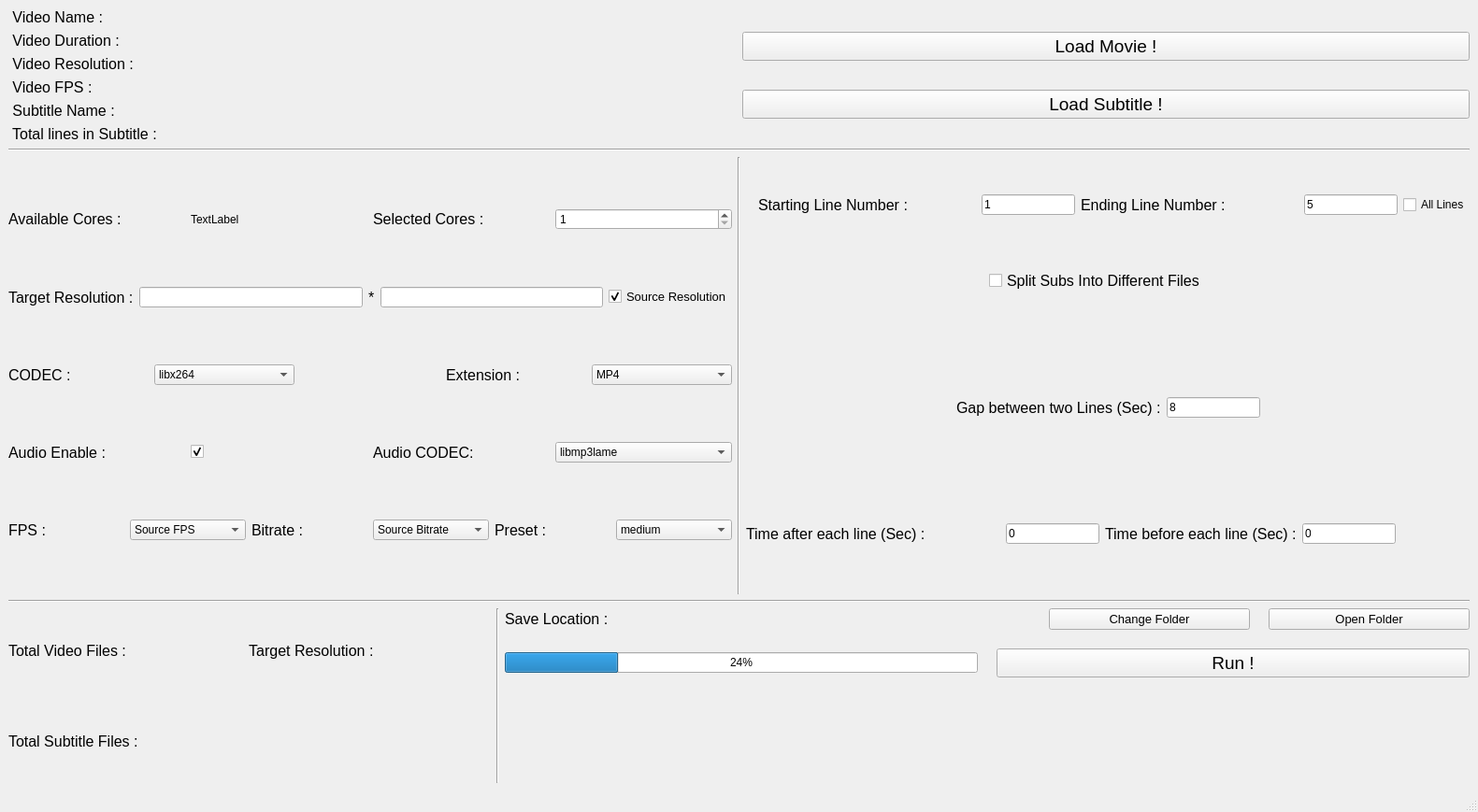
<?xml version="1.0" encoding="UTF-8"?>
<ui version="4.0">
 <class>MainWindow</class>
 <widget class="QMainWindow" name="MainWindow">
  <property name="geometry">
   <rect>
    <x>0</x>
    <y>0</y>
    <width>1581</width>
    <height>869</height>
   </rect>
  </property>
  <property name="windowTitle">
   <string>MainWindow</string>
  </property>
  <property name="styleSheet">
   <string notr="true"/>
  </property>
  <widget class="QWidget" name="centralwidget">
   <property name="autoFillBackground">
    <bool>true</bool>
   </property>
   <property name="styleSheet">
    <string notr="true"/>
   </property>
   <layout class="QGridLayout" name="gridLayout" rowstretch="1,1,5,2,2" rowminimumheight="0,0,0,0,0">
    <item row="2" column="0">
     <layout class="QHBoxLayout" name="horizontalLayout_2" stretch="1,1,1">
      <item>
       <layout class="QVBoxLayout" name="verticalLayout" stretch="0,0,0,0,0">
        <item>
         <layout class="QHBoxLayout" name="horizontalLayout_22">
          <item>
           <widget class="QLabel" name="label_21">
            <property name="font">
             <font>
              <pointsize>12</pointsize>
             </font>
            </property>
            <property name="text">
             <string>Available Cores : </string>
            </property>
           </widget>
          </item>
          <item>
           <widget class="QLabel" name="label_cores">
            <property name="font">
             <font>
              <pointsize>9</pointsize>
             </font>
            </property>
            <property name="text">
             <string>TextLabel</string>
            </property>
           </widget>
          </item>
          <item>
           <widget class="QLabel" name="label_23">
            <property name="font">
             <font>
              <pointsize>12</pointsize>
             </font>
            </property>
            <property name="text">
             <string>Selected Cores :</string>
            </property>
           </widget>
          </item>
          <item>
           <widget class="QSpinBox" name="spin_cores">
            <property name="minimum">
             <number>1</number>
            </property>
           </widget>
          </item>
         </layout>
        </item>
        <item>
         <layout class="QHBoxLayout" name="horizontalLayout_21">
          <item>
           <widget class="QLabel" name="label_24">
            <property name="font">
             <font>
              <pointsize>12</pointsize>
             </font>
            </property>
            <property name="text">
             <string>Target Resolution :</string>
            </property>
           </widget>
          </item>
          <item>
           <widget class="QLineEdit" name="line_width"/>
          </item>
          <item>
           <widget class="QLabel" name="label_cores_2">
            <property name="font">
             <font>
              <pointsize>12</pointsize>
             </font>
            </property>
            <property name="text">
             <string>*</string>
            </property>
           </widget>
          </item>
          <item>
           <widget class="QLineEdit" name="line_height"/>
          </item>
          <item>
           <widget class="QCheckBox" name="check_source_res">
            <property name="font">
             <font>
              <pointsize>10</pointsize>
             </font>
            </property>
            <property name="text">
             <string>Source Resolution</string>
            </property>
            <property name="checked">
             <bool>true</bool>
            </property>
            <property name="autoRepeat">
             <bool>false</bool>
            </property>
           </widget>
          </item>
         </layout>
        </item>
        <item>
         <layout class="QHBoxLayout" name="horizontalLayout_20" stretch="0,0,0,0,0">
          <item>
           <widget class="QLabel" name="label_25">
            <property name="font">
             <font>
              <pointsize>12</pointsize>
             </font>
            </property>
            <property name="text">
             <string>CODEC : </string>
            </property>
           </widget>
          </item>
          <item>
           <widget class="QComboBox" name="combo_codec">
            <item>
             <property name="text">
              <string>libx264</string>
             </property>
            </item>
            <item>
             <property name="text">
              <string>libx265</string>
             </property>
            </item>
            <item>
             <property name="text">
              <string>mpeg4</string>
             </property>
            </item>
           </widget>
          </item>
          <item>
           <widget class="QLabel" name="label_9">
            <property name="text">
             <string/>
            </property>
           </widget>
          </item>
          <item>
           <widget class="QLabel" name="label_39">
            <property name="font">
             <font>
              <pointsize>12</pointsize>
             </font>
            </property>
            <property name="text">
             <string>Extension :</string>
            </property>
           </widget>
          </item>
          <item>
           <widget class="QComboBox" name="combo_extension">
            <item>
             <property name="text">
              <string>MP4</string>
             </property>
            </item>
            <item>
             <property name="text">
              <string>MKV</string>
             </property>
            </item>
            <item>
             <property name="text">
              <string>WMV</string>
             </property>
            </item>
            <item>
             <property name="text">
              <string>AVI</string>
             </property>
            </item>
           </widget>
          </item>
         </layout>
        </item>
        <item>
         <layout class="QHBoxLayout" name="horizontalLayout_19" stretch="0,0,0,0">
          <item>
           <widget class="QLabel" name="label_27">
            <property name="font">
             <font>
              <pointsize>12</pointsize>
             </font>
            </property>
            <property name="text">
             <string>Audio Enable : </string>
            </property>
           </widget>
          </item>
          <item>
           <widget class="QCheckBox" name="check_audio">
            <property name="text">
             <string/>
            </property>
            <property name="checked">
             <bool>true</bool>
            </property>
           </widget>
          </item>
          <item>
           <widget class="QLabel" name="label_31">
            <property name="font">
             <font>
              <pointsize>12</pointsize>
             </font>
            </property>
            <property name="text">
             <string>Audio CODEC:</string>
            </property>
           </widget>
          </item>
          <item>
           <widget class="QComboBox" name="combo_codec_audio">
            <item>
             <property name="text">
              <string>libmp3lame</string>
             </property>
            </item>
            <item>
             <property name="text">
              <string>libvorbis</string>
             </property>
            </item>
           </widget>
          </item>
         </layout>
        </item>
        <item>
         <layout class="QHBoxLayout" name="horizontalLayout_18">
          <item>
           <widget class="QLabel" name="label_28">
            <property name="font">
             <font>
              <pointsize>12</pointsize>
             </font>
            </property>
            <property name="text">
             <string>FPS : </string>
            </property>
           </widget>
          </item>
          <item>
           <widget class="QComboBox" name="combo_fps">
            <item>
             <property name="text">
              <string>Source FPS</string>
             </property>
            </item>
            <item>
             <property name="text">
              <string>23.98</string>
             </property>
            </item>
            <item>
             <property name="text">
              <string>24</string>
             </property>
            </item>
            <item>
             <property name="text">
              <string>30</string>
             </property>
            </item>
            <item>
             <property name="text">
              <string>60</string>
             </property>
            </item>
           </widget>
          </item>
          <item>
           <widget class="QLabel" name="label_29">
            <property name="font">
             <font>
              <pointsize>12</pointsize>
             </font>
            </property>
            <property name="text">
             <string>Bitrate :</string>
            </property>
           </widget>
          </item>
          <item>
           <widget class="QComboBox" name="combo_bitrate">
            <item>
             <property name="text">
              <string>Source Bitrate</string>
             </property>
            </item>
            <item>
             <property name="text">
              <string>100k</string>
             </property>
            </item>
            <item>
             <property name="text">
              <string>500k</string>
             </property>
            </item>
            <item>
             <property name="text">
              <string>1000k</string>
             </property>
            </item>
            <item>
             <property name="text">
              <string>2000k</string>
             </property>
            </item>
            <item>
             <property name="text">
              <string>3000k</string>
             </property>
            </item>
            <item>
             <property name="text">
              <string>6000k</string>
             </property>
            </item>
            <item>
             <property name="text">
              <string>7000k</string>
             </property>
            </item>
            <item>
             <property name="text">
              <string>8000k</string>
             </property>
            </item>
            <item>
             <property name="text">
              <string>9000k</string>
             </property>
            </item>
            <item>
             <property name="text">
              <string>10000k</string>
             </property>
            </item>
           </widget>
          </item>
          <item>
           <widget class="QLabel" name="label_26">
            <property name="font">
             <font>
              <pointsize>12</pointsize>
             </font>
            </property>
            <property name="text">
             <string>Preset : </string>
            </property>
           </widget>
          </item>
          <item>
           <widget class="QComboBox" name="combo_preset">
            <property name="currentIndex">
             <number>5</number>
            </property>
            <item>
             <property name="text">
              <string>ultrafast</string>
             </property>
            </item>
            <item>
             <property name="text">
              <string>superfast</string>
             </property>
            </item>
            <item>
             <property name="text">
              <string>veryfast</string>
             </property>
            </item>
            <item>
             <property name="text">
              <string>faster</string>
             </property>
            </item>
            <item>
             <property name="text">
              <string>fast</string>
             </property>
            </item>
            <item>
             <property name="text">
              <string>medium</string>
             </property>
            </item>
            <item>
             <property name="text">
              <string>slow</string>
             </property>
            </item>
            <item>
             <property name="text">
              <string>slower</string>
             </property>
            </item>
            <item>
             <property name="text">
              <string>veryslow</string>
             </property>
            </item>
           </widget>
          </item>
         </layout>
        </item>
       </layout>
      </item>
      <item>
       <widget class="Line" name="line_3">
        <property name="orientation">
         <enum>Qt::Vertical</enum>
        </property>
       </widget>
      </item>
      <item>
       <layout class="QVBoxLayout" name="verticalLayout_2">
        <item>
         <layout class="QHBoxLayout" name="horizontalLayout_7" stretch="0,3,3,3,3,0">
          <property name="topMargin">
           <number>40</number>
          </property>
          <item>
           <widget class="QLabel" name="label_33">
            <property name="text">
             <string/>
            </property>
           </widget>
          </item>
          <item>
           <widget class="QLabel" name="label_13">
            <property name="font">
             <font>
              <pointsize>12</pointsize>
             </font>
            </property>
            <property name="text">
             <string>Starting Line Number :</string>
            </property>
           </widget>
          </item>
          <item>
           <widget class="QLineEdit" name="line_start">
            <property name="maximumSize">
             <size>
              <width>100</width>
              <height>16777215</height>
             </size>
            </property>
            <property name="inputMask">
             <string/>
            </property>
            <property name="text">
             <string>1</string>
            </property>
            <property name="placeholderText">
             <string>Starting number from 1</string>
            </property>
           </widget>
          </item>
          <item>
           <widget class="QLabel" name="label_14">
            <property name="font">
             <font>
              <pointsize>12</pointsize>
             </font>
            </property>
            <property name="text">
             <string>Ending Line Number :</string>
            </property>
           </widget>
          </item>
          <item>
           <widget class="QLineEdit" name="line_end">
            <property name="maximumSize">
             <size>
              <width>100</width>
              <height>16777215</height>
             </size>
            </property>
            <property name="text">
             <string>5</string>
            </property>
           </widget>
          </item>
          <item>
           <widget class="QCheckBox" name="check_all_lines">
            <property name="text">
             <string>All Lines</string>
            </property>
           </widget>
          </item>
         </layout>
        </item>
        <item>
         <layout class="QHBoxLayout" name="horizontalLayout_3">
          <item>
           <widget class="QLabel" name="label_35">
            <property name="text">
             <string/>
            </property>
           </widget>
          </item>
          <item>
           <widget class="QCheckBox" name="check_divide">
            <property name="sizePolicy">
             <sizepolicy hsizetype="Preferred" vsizetype="Preferred">
              <horstretch>0</horstretch>
              <verstretch>0</verstretch>
             </sizepolicy>
            </property>
            <property name="maximumSize">
             <size>
              <width>16777215</width>
              <height>16777215</height>
             </size>
            </property>
            <property name="font">
             <font>
              <pointsize>12</pointsize>
             </font>
            </property>
            <property name="text">
             <string>Split Subs Into Different Files</string>
            </property>
           </widget>
          </item>
          <item>
           <widget class="QLabel" name="label_34">
            <property name="text">
             <string/>
            </property>
           </widget>
          </item>
         </layout>
        </item>
        <item>
         <layout class="QHBoxLayout" name="horizontalLayout_9" stretch="0,0,0,0">
          <item>
           <widget class="QLabel" name="label_12">
            <property name="text">
             <string/>
            </property>
           </widget>
          </item>
          <item>
           <widget class="QLabel" name="label_15">
            <property name="font">
             <font>
              <pointsize>12</pointsize>
             </font>
            </property>
            <property name="text">
             <string>Gap between two Lines (Sec) :</string>
            </property>
           </widget>
          </item>
          <item>
           <widget class="QLineEdit" name="line_gap">
            <property name="maximumSize">
             <size>
              <width>100</width>
              <height>16777215</height>
             </size>
            </property>
            <property name="text">
             <string>8</string>
            </property>
           </widget>
          </item>
          <item>
           <widget class="QLabel" name="label_22">
            <property name="text">
             <string/>
            </property>
           </widget>
          </item>
         </layout>
        </item>
        <item>
         <layout class="QHBoxLayout" name="horizontalLayout_6" stretch="0,1,0,0,0,1">
          <item>
           <widget class="QLabel" name="label_17">
            <property name="font">
             <font>
              <pointsize>12</pointsize>
             </font>
            </property>
            <property name="text">
             <string>Time after each line (Sec) :</string>
            </property>
           </widget>
          </item>
          <item>
           <widget class="QLabel" name="label_7">
            <property name="text">
             <string/>
            </property>
           </widget>
          </item>
          <item>
           <widget class="QLineEdit" name="line_forward">
            <property name="maximumSize">
             <size>
              <width>100</width>
              <height>16777215</height>
             </size>
            </property>
            <property name="text">
             <string>0</string>
            </property>
           </widget>
          </item>
          <item>
           <widget class="QLabel" name="label_16">
            <property name="font">
             <font>
              <pointsize>12</pointsize>
             </font>
            </property>
            <property name="text">
             <string>Time before each line (Sec) :</string>
            </property>
           </widget>
          </item>
          <item>
           <widget class="QLineEdit" name="line_backward">
            <property name="maximumSize">
             <size>
              <width>100</width>
              <height>16777215</height>
             </size>
            </property>
            <property name="text">
             <string>0</string>
            </property>
           </widget>
          </item>
          <item>
           <widget class="QLabel" name="label_8">
            <property name="text">
             <string/>
            </property>
           </widget>
          </item>
         </layout>
        </item>
       </layout>
      </item>
     </layout>
    </item>
    <item row="1" column="0">
     <widget class="Line" name="line_2">
      <property name="orientation">
       <enum>Qt::Horizontal</enum>
      </property>
     </widget>
    </item>
    <item row="0" column="0">
     <layout class="QHBoxLayout" name="horizontalLayout">
      <item>
       <layout class="QVBoxLayout" name="verticalLayout_3">
        <item>
         <layout class="QHBoxLayout" name="horizontalLayout_13">
          <item>
           <widget class="QLabel" name="label_5">
            <property name="font">
             <font>
              <pointsize>12</pointsize>
             </font>
            </property>
            <property name="text">
             <string> Video Name : </string>
            </property>
           </widget>
          </item>
          <item>
           <widget class="QLabel" name="label_video_name">
            <property name="font">
             <font>
              <pointsize>9</pointsize>
             </font>
            </property>
            <property name="text">
             <string/>
            </property>
           </widget>
          </item>
         </layout>
        </item>
        <item>
         <layout class="QHBoxLayout" name="horizontalLayout_12">
          <item>
           <widget class="QLabel" name="label_2">
            <property name="font">
             <font>
              <pointsize>12</pointsize>
             </font>
            </property>
            <property name="text">
             <string> Video Duration :</string>
            </property>
           </widget>
          </item>
          <item>
           <widget class="QLabel" name="label_video_duration">
            <property name="font">
             <font>
              <pointsize>9</pointsize>
             </font>
            </property>
            <property name="text">
             <string/>
            </property>
           </widget>
          </item>
         </layout>
        </item>
        <item>
         <layout class="QHBoxLayout" name="horizontalLayout_11">
          <item>
           <widget class="QLabel" name="label_3">
            <property name="font">
             <font>
              <pointsize>12</pointsize>
             </font>
            </property>
            <property name="text">
             <string> Video Resolution : </string>
            </property>
           </widget>
          </item>
          <item>
           <widget class="QLabel" name="label_video_resolution">
            <property name="font">
             <font>
              <pointsize>9</pointsize>
             </font>
            </property>
            <property name="text">
             <string/>
            </property>
           </widget>
          </item>
         </layout>
        </item>
        <item>
         <layout class="QHBoxLayout" name="horizontalLayout_8">
          <item>
           <widget class="QLabel" name="label_4">
            <property name="font">
             <font>
              <pointsize>12</pointsize>
             </font>
            </property>
            <property name="text">
             <string> Video FPS :</string>
            </property>
           </widget>
          </item>
          <item>
           <widget class="QLabel" name="label_video_fps">
            <property name="font">
             <font>
              <pointsize>9</pointsize>
             </font>
            </property>
            <property name="text">
             <string/>
            </property>
           </widget>
          </item>
         </layout>
        </item>
        <item>
         <layout class="QHBoxLayout" name="horizontalLayout_14">
          <item>
           <widget class="QLabel" name="label">
            <property name="font">
             <font>
              <pointsize>12</pointsize>
             </font>
            </property>
            <property name="text">
             <string> Subtitle Name :</string>
            </property>
           </widget>
          </item>
          <item>
           <widget class="QLabel" name="label_subtitle_name">
            <property name="font">
             <font>
              <pointsize>9</pointsize>
             </font>
            </property>
            <property name="text">
             <string/>
            </property>
           </widget>
          </item>
         </layout>
        </item>
        <item>
         <layout class="QHBoxLayout" name="horizontalLayout_10">
          <item>
           <widget class="QLabel" name="label_11">
            <property name="font">
             <font>
              <pointsize>12</pointsize>
             </font>
            </property>
            <property name="text">
             <string> Total lines in Subtitle :</string>
            </property>
           </widget>
          </item>
          <item>
           <widget class="QLabel" name="label_subtitle_lines">
            <property name="font">
             <font>
              <pointsize>9</pointsize>
             </font>
            </property>
            <property name="text">
             <string/>
            </property>
           </widget>
          </item>
         </layout>
        </item>
       </layout>
      </item>
      <item>
       <layout class="QVBoxLayout" name="verticalLayout_4">
        <item>
         <widget class="QPushButton" name="btn_load_movie">
          <property name="font">
           <font>
            <pointsize>14</pointsize>
           </font>
          </property>
          <property name="text">
           <string>Load Movie !</string>
          </property>
         </widget>
        </item>
        <item>
         <widget class="QPushButton" name="btn_load_subtitle">
          <property name="font">
           <font>
            <pointsize>14</pointsize>
           </font>
          </property>
          <property name="text">
           <string>Load Subtitle !</string>
          </property>
         </widget>
        </item>
       </layout>
      </item>
     </layout>
    </item>
    <item row="4" column="0">
     <layout class="QHBoxLayout" name="horizontalLayout_23" stretch="2,0,4">
      <item>
       <layout class="QVBoxLayout" name="verticalLayout_7">
        <item>
         <layout class="QHBoxLayout" name="horizontalLayout_24">
          <item>
           <widget class="QLabel" name="label_19">
            <property name="font">
             <font>
              <pointsize>12</pointsize>
             </font>
            </property>
            <property name="text">
             <string>Total Video Files :</string>
            </property>
           </widget>
          </item>
          <item>
           <widget class="QLabel" name="label_total_video">
            <property name="font">
             <font>
              <pointsize>10</pointsize>
             </font>
            </property>
            <property name="text">
             <string/>
            </property>
           </widget>
          </item>
          <item>
           <widget class="QLabel" name="label_32">
            <property name="font">
             <font>
              <pointsize>12</pointsize>
             </font>
            </property>
            <property name="text">
             <string> Target Resolution : </string>
            </property>
           </widget>
          </item>
          <item>
           <widget class="QLabel" name="label_target_res">
            <property name="font">
             <font>
              <pointsize>10</pointsize>
             </font>
            </property>
            <property name="text">
             <string/>
            </property>
           </widget>
          </item>
         </layout>
        </item>
        <item>
         <layout class="QHBoxLayout" name="horizontalLayout_25">
          <item>
           <widget class="QLabel" name="label_30">
            <property name="font">
             <font>
              <pointsize>12</pointsize>
             </font>
            </property>
            <property name="text">
             <string>Total Subtitle Files :</string>
            </property>
           </widget>
          </item>
          <item>
           <widget class="QLabel" name="label_total_subs">
            <property name="font">
             <font>
              <pointsize>10</pointsize>
             </font>
            </property>
            <property name="text">
             <string/>
            </property>
           </widget>
          </item>
         </layout>
        </item>
       </layout>
      </item>
      <item>
       <widget class="Line" name="line_4">
        <property name="orientation">
         <enum>Qt::Vertical</enum>
        </property>
       </widget>
      </item>
      <item>
       <layout class="QVBoxLayout" name="verticalLayout_6" stretch="0,4,1">
        <property name="spacing">
         <number>20</number>
        </property>
        <item>
         <layout class="QHBoxLayout" name="horizontalLayout_28" stretch="0,2,1,1">
          <item>
           <widget class="QLabel" name="label_36">
            <property name="font">
             <font>
              <pointsize>12</pointsize>
             </font>
            </property>
            <property name="text">
             <string>Save Location :</string>
            </property>
           </widget>
          </item>
          <item>
           <widget class="QLabel" name="label_save_location">
            <property name="font">
             <font>
              <pointsize>10</pointsize>
             </font>
            </property>
            <property name="text">
             <string/>
            </property>
           </widget>
          </item>
          <item>
           <widget class="QPushButton" name="btn_change_location">
            <property name="font">
             <font>
              <pointsize>10</pointsize>
             </font>
            </property>
            <property name="text">
             <string>Change Folder</string>
            </property>
           </widget>
          </item>
          <item>
           <widget class="QPushButton" name="btn_open_folder">
            <property name="font">
             <font>
              <pointsize>10</pointsize>
             </font>
            </property>
            <property name="text">
             <string>Open Folder</string>
            </property>
           </widget>
          </item>
         </layout>
        </item>
        <item>
         <layout class="QHBoxLayout" name="horizontalLayout_26" stretch="2,2">
          <item>
           <widget class="QProgressBar" name="prg_bar">
            <property name="value">
             <number>24</number>
            </property>
           </widget>
          </item>
          <item>
           <widget class="QPushButton" name="btn_run">
            <property name="font">
             <font>
              <pointsize>14</pointsize>
             </font>
            </property>
            <property name="text">
             <string>Run !</string>
            </property>
           </widget>
          </item>
         </layout>
        </item>
        <item>
         <layout class="QHBoxLayout" name="horizontalLayout_27" stretch="0">
          <item>
           <widget class="QLabel" name="label_info">
            <property name="font">
             <font>
              <pointsize>9</pointsize>
             </font>
            </property>
            <property name="text">
             <string/>
            </property>
            <property name="alignment">
             <set>Qt::AlignCenter</set>
            </property>
           </widget>
          </item>
         </layout>
        </item>
       </layout>
      </item>
     </layout>
    </item>
    <item row="3" column="0">
     <widget class="Line" name="line">
      <property name="orientation">
       <enum>Qt::Horizontal</enum>
      </property>
     </widget>
    </item>
   </layout>
  </widget>
  <widget class="QMenuBar" name="menubar">
   <property name="geometry">
    <rect>
     <x>0</x>
     <y>0</y>
     <width>1581</width>
     <height>21</height>
    </rect>
   </property>
  </widget>
  <widget class="QStatusBar" name="statusbar"/>
 </widget>
 <resources/>
 <connections/>
</ui>
